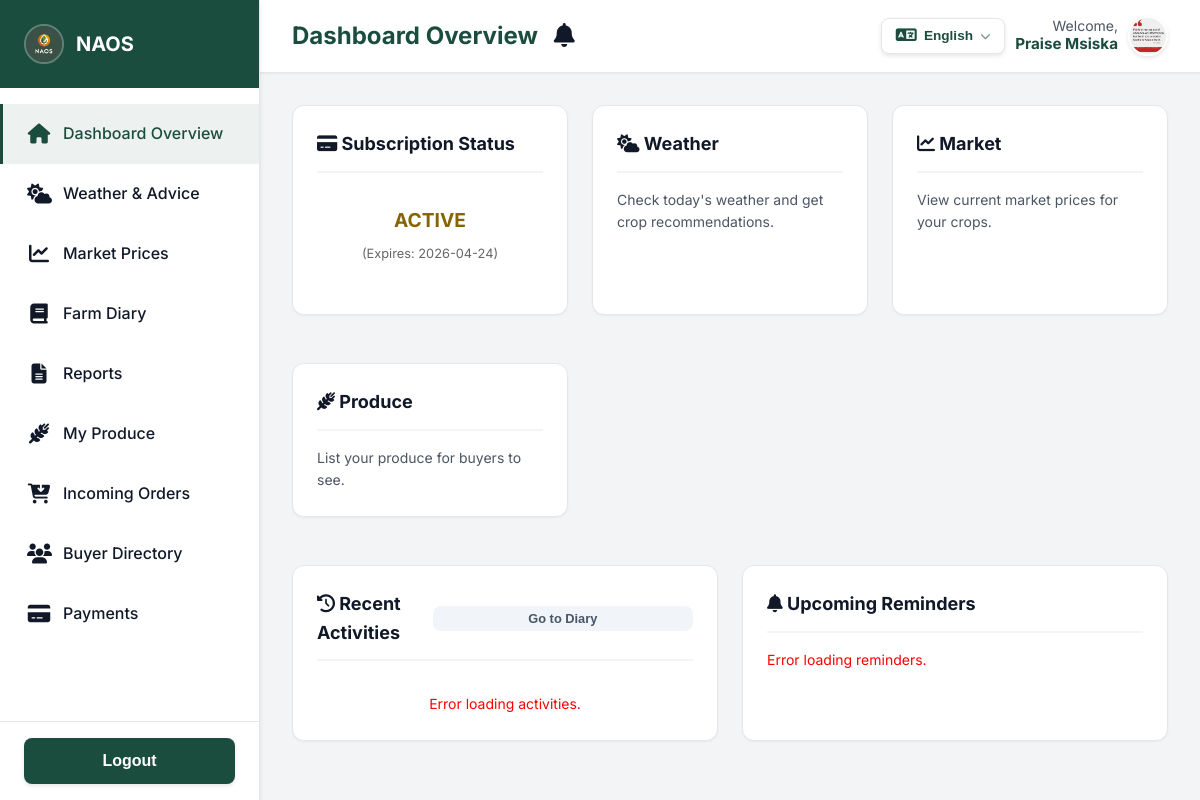
/farmer/dashboard.php (signed in), run on an earlier commit of the app's database.
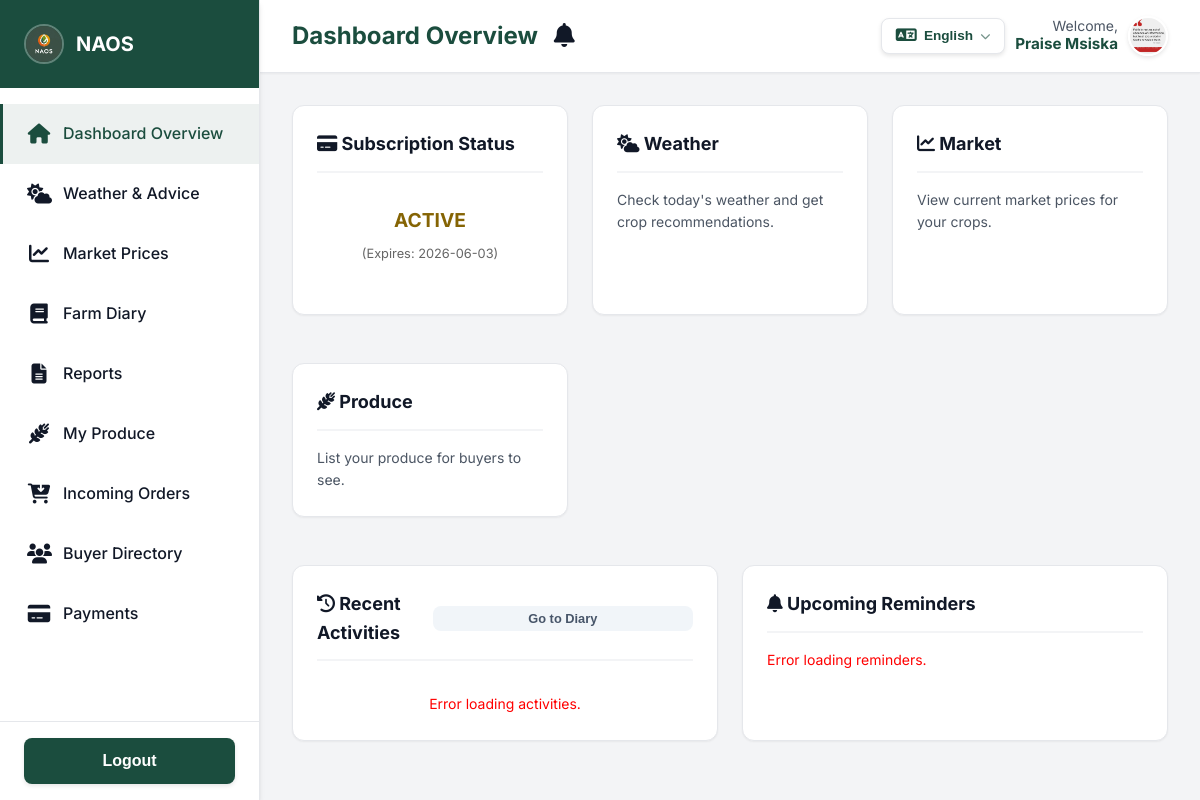
And on a later commit of the database.
### tables this page shows
CREATE TABLE `subscriptions` (
  `id` int(11) NOT NULL,
  `user_id` int(11) NOT NULL,
  `role_type` enum('farmer','buyer') DEFAULT 'farmer',
  `status` enum('active','inactive','expired') DEFAULT 'inactive',
  `plan_type` enum('monthly','yearly','trial') DEFAULT 'trial',
  `start_date` datetime DEFAULT NULL,
  `expiry_date` datetime DEFAULT NULL,
  `created_at` timestamp NOT NULL DEFAULT current_timestamp(),
  `updated_at` timestamp NOT NULL DEFAULT current_timestamp() ON UPDATE current_timestamp()
);

### includes/lang.php (called while the page is built, shortened)
<?php
$isLandingPage = (basename($_SERVER['PHP_SELF']) === 'index.php');
if (!$isLandingPage) {
    $lang = $_SESSION['lang'] ?? 'en';
}

### includes/auth.php (called while the page is built, shortened)
<?php
if (!function_exists('getSubscriptionDetails')) {
    function getSubscriptionDetails($conn, $userId)
    {
        $stmt = mysqli_prepare($conn, "SELECT * FROM subscriptions WHERE user_id = ? AND status = 'active' ORDER BY id DESC LIMIT 1");
        mysqli_stmt_bind_param($stmt, "i", $userId);
        mysqli_stmt_execute($stmt);
        $result = mysqli_stmt_get_result($stmt);
        return mysqli_fetch_assoc($result);
    }
}

### farmer/dashboard.php (the view, shortened to what the changed rows need)
<?php
require '../includes/db.php';
require '../includes/auth.php';
require '../includes/lang.php';
?>
<!DOCTYPE html>
<html lang="<?php echo htmlspecialchars($lang); ?>">
<head>
    <link rel="stylesheet" href="../assets/vendor/css/inter.css">
    <link rel="stylesheet" href="../assets/css/style.css">
    <link rel="stylesheet" href="../assets/css/dashboard.css?v=<?php echo time(); ?>">
    <link rel="stylesheet" href="../assets/css/toast.css">
    <link rel="stylesheet" href="../assets/vendor/css/all.min.css">
    <link rel="stylesheet" href="https://unpkg.com/leaflet@1.9.4/dist/leaflet.css" />
</head>
<body>
    <div class="dashboard-wrapper">
        <div class="main-content">
            <div class="top-bar">
                <div style="display: flex; align-items: center; gap: 1rem;">
                    <h1 class="top-bar-title" data-t="overview"><?php echo t('overview'); ?></h1>
                </div>
            </div>
            <div class="content-wrapper">
                <div class="content-section active" id="overview">
                    <div class="grid" style="grid-template-columns: repeat(auto-fit, minmax(250px, 1fr)); gap: 1.5rem;">
                        <div class="panel">
                            <div style="text-align: center; padding: 1rem;">
                                <div id="subBadgeOverview"
                                    style="font-size: 1.2rem; font-weight: bold; margin-bottom: 0.5rem; color: #856404;">
                                    <?php
                                    $sub = getSubscriptionDetails($conn, $_SESSION['user_id']);
                                    if ($sub) {
                                        echo '<span class="text-success" data-t="active">ACTIVE</span>';
                                        echo '<br><span style="font-size: 0.8rem; font-weight: normal; color: #666;">(<span data-t="expires">Expires</span>: ' . date('Y-m-d', strtotime($sub['expiry_date'])) . ')</span>';
                                    } else {
                                        echo '<span class="text-danger" data-t="inactive">INACTIVE</span>';
                                    }
                                    ?>
                                </div>
                            </div>
                        </div>
                    </div>
                </div>
            </div>
        </div>
    </div>
</body>
</html>

What changed in the data, as far as the page shows it:
no longer on this page (row edited): subscriptions: expiry_date "2026-04-24"
added subscriptions: expiry_date "2026-06-03"
